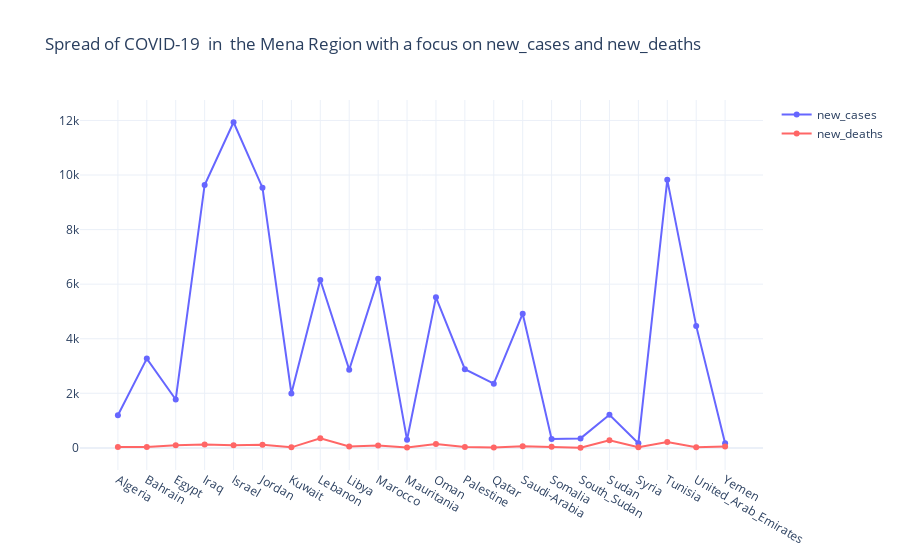

Notebook source saved alongside this figure:
### Code cell
import plotly.graph_objects as go
import warnings
warnings.filterwarnings("ignore")

x=[i for i in covid_total_new.iso_code ]
fig = go.Figure()
fig.update_layout(template='plotly_white')
fig.add_trace(go.Scatter(x=x, 
                         y=covid_total_new['new_cases'],
                         mode='lines+markers',
                         name='new_cases',
                         line=dict(color='rgb(102, 102, 255)', width=2)))
fig.add_trace(go.Scatter(x=x, 
                         y=covid_total_new['new_deaths'],
                         mode='lines+markers',
                         name='new_deaths',
                         line=dict(color='rgb(255, 102, 102)', width=2)))

fig.update_layout(
    title = 'Spread of COVID-19  in '+' the Mena Region'+' with a focus on new_cases and new_deaths',
    xaxis_tickformat = '%d %B (%a)<br>%Y'
)
fig.show()

### Figure 1 — Plotly figure (JSON) as saved in the notebook; plotly's stock layout.template omitted (floating-point values rounded to 4 significant figures)
{"data": [{"line": {"color": "rgb(102, 102, 255)", "width": 2}, "mode": "lines+markers", "name": "new_cases", "type": "scatter", "x": ["Algeria", "Bahrain", "Egypt", "Iraq", "Israel", "Jordan", "Kuwait", "Lebanon", "Libya", "Marocco", "Mauritania", "Oman", "Palestine", "Qatar", "Saudi-Arabia", "Somalia", "South_Sudan", "Sudan", "Syria", "Tunisia", "United_Arab_Emirates", "Yemen"], "y": [1197, 3273, 1774, 9635, 11934, 9535, 1993, 6154, 2866, 6195, 296, 5517, 2884, 2355, 4919, 325, 348, 1215, 172, 9823, 4471, 174]}, {"line": {"color": "rgb(255, 102, 102)", "width": 2}, "mode": "lines+markers", "name": "new_deaths", "type": "scatter", "x": ["Algeria", "Bahrain", "Egypt", "Iraq", "Israel", "Jordan", "Kuwait", "Lebanon", "Libya", "Marocco", "Mauritania", "Oman", "Palestine", "Qatar", "Saudi-Arabia", "Somalia", "South_Sudan", "Sudan", "Syria", "Tunisia", "United_Arab_Emirates", "Yemen"], "y": [30, 29, 97, 122, 101, 111, 20, 351, 53, 92, 13, 143, 34, 10, 58, 38, 5, 278, 20, 217, 20, 52]}], "layout": {"title": {"text": "Spread of COVID-19  in  the Mena Region with a focus on new_cases and new_deaths"}, "xaxis": {"tickformat": "%d %B (%a)<br>%Y"}}}
